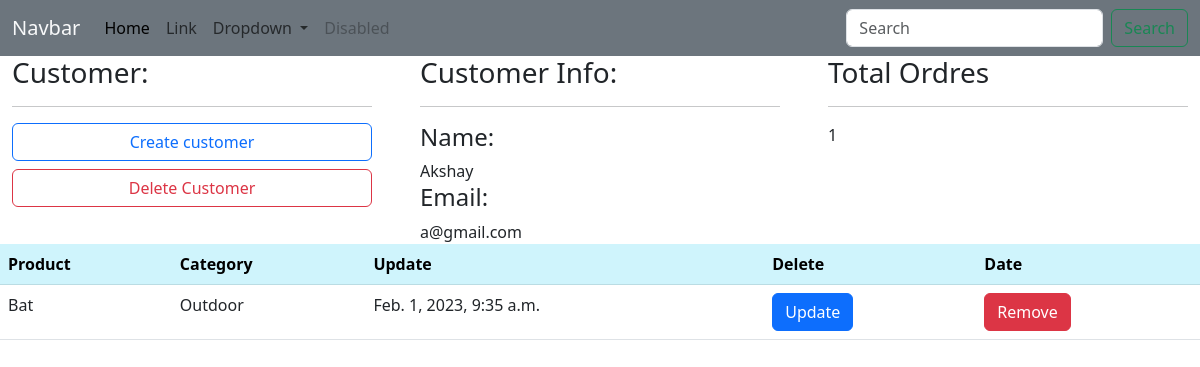
/customer/4/, run on the app's committed database.
### practice/models.py (models this page shows, shortened)
class Customer(models.Model):
    name = models.CharField(null = "true", max_length=50)
    phone = models.IntegerField(null = "true", )
    email = models.EmailField(null = "true")
    date_created = models.DateTimeField(auto_now_add= True , null=True)

class Order(models.Model):
    STATUS = (
        ('Pending','Pending'),
        ('Out for deleivery', 'Out for delivery'),
        ('Delivered', 'Delivered'),
    )
    customer = models.ForeignKey(Customer,null=True,on_delete=models.SET_NULL)
    product = models.ForeignKey(Product , null=True, on_delete=models.SET_NULL)
    date_created = models.DateTimeField(auto_now_add= True , null=True)
    status = models.CharField(max_length=200, null=True, choices=STATUS)
    tags = models.ManyToManyField(Tags)

class Product(models.Model):
        CATEGORY = (
        ('Indoor','Indoor'),
        ('Outdoor','Outdoor'),
        )
        name = models.CharField(max_length=100, null=True)
        price = models.FloatField(null=True)
        category = models.CharField(max_length=100, null=True,choices=CATEGORY)
        description = models.CharField(max_length=200 , null=True)
        date_created = models.DateTimeField(auto_now_add= True , null=True)
        def __str__(self):
            return self.name

### practice/views.py (the view)
# urls.py: path('customer/<str:pk>/',views.customer, name='customer'),
def customer(request,pk):
    customer = Customer.objects.get(id=pk)
    orders = customer.order_set.all()
    t_order = orders.count()
    context = {
        'customer' : customer,
        'orders' : orders,
        't_order' : t_order,
    }
    return render(request,'practice/customer.html',context)

### practice/templates/practice/customer.html (shortened to what this page needs)
{% extends 'practice/main.html' %}
{% load static %}
{% block content %}
<div class="row ">
    <div class="col-lg-4 col-md-4">
        <div class="container">
            <h3>Customer:</h3>
            <hr>
            <div class="d-grid gap-2">
                <button class="btn btn-outline-primary" type="button">Create customer</button>
                <button class="btn btn-outline-danger" type="button">Delete Customer</button>
              </div>
        </div>
    </div>
    <div class="col-lg-4 col-md-4">
        <div class="container">
            <h3>Customer Info:</h3>
            <hr>
            <span><h4>Name:</h4>{{customer.name}}</span>
            <span><h4>Email:</h4>{{customer.email}}</span>
        </div>
    </div>
    <div class="col-lg-4 col-md-4">
        <div class="container">
            <h3>Total Ordres</h3>
            <hr>
            {{t_order}}
        </div>
    </div>
    <div>
        <table class="table">
            <thead>
            <tr>
                <th scope="col" class="table-info">Product</th>
                <th scope="col" class="table-info">Category</th>
                <th scope="col" class="table-info">Update</th>
                <th scope="col" class="table-info">Delete</th>
                <th scope="col" class="table-info">Date</th>
            </tr>
            </thead>
            <tbody>
            {% for o in orders %}
            <tr>
                <td>{{o.product}}</td>
                <td>{{o.product.category}}</td>
                <td>{{o.date_created}}</td>
                <td><button type="button" class="btn btn-primary">Update</button></td>
                <td><button type="button" class="btn btn-danger">Remove</button></td>
            </tr>
            {% endfor %}
            </tbody>
        </table>
    </div>
</div>
{% endblock %}

### practice/static/css/style.css (style rules this page uses)
body { background-color:bisque; }

### data on the page
Customer: name "Akshay", email "a@gmail.com"
Order: product "Bat", product.category "Outdoor", date_created "Feb. 1, 2023, 9:35 a.m."

### other printed values
{{ t_order }} "1"
